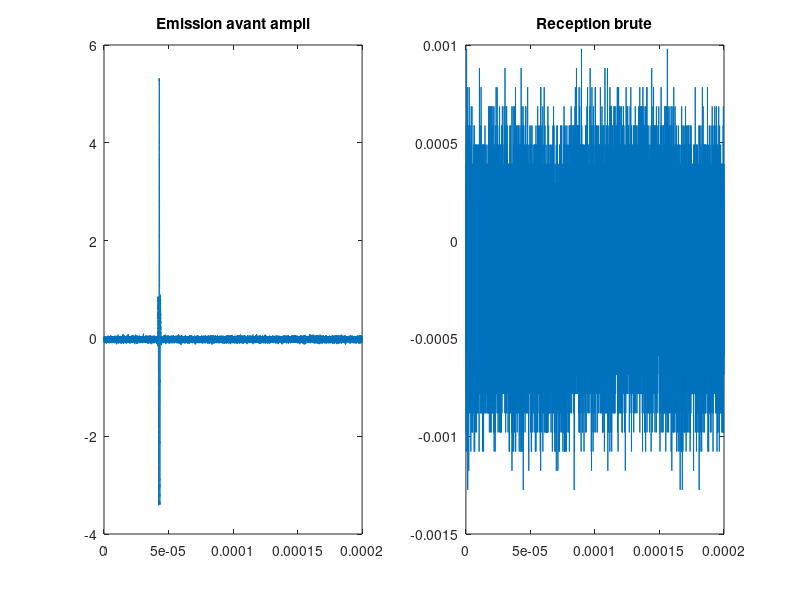
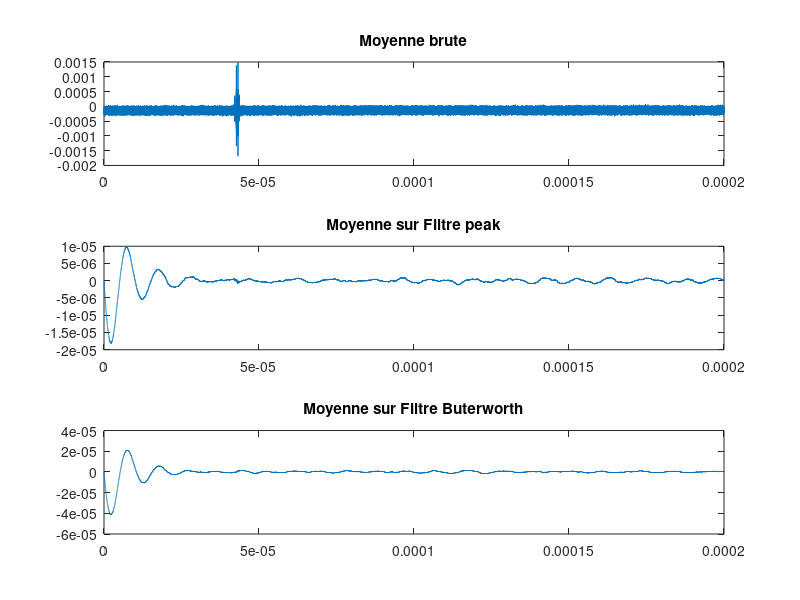

MATLAB code for these plots, in order: (Note: this script raises an error after producing the figures.)
%d = load("Exp3_reproduction_bis.mat");

%d = load("exp_5_gaussiennne_3_reflexion");
d = load("Exp6_gauss3_transmission007.mat");
ch1 = d.src1;% reception

fe = ch1.SampleFrequency;    
N = length(ch1.Data);
temps = (0:(N-1))/fe; % tem

ch1 = ch1.Data;
ch2 = d.src2.Data;% emission
Av1 = d.src3.Data;% moyenne brute
AvF1 = d.src4.Data; % Average sur filtre Peak 100 kHz pm 40kHz
AvF2 = d.src5.Data; % Average sur filtre Butterworth ordre 4 idem


figure;
subplot(1,2,1)
plot(temps,ch2);
title("Emission avant ampli")
subplot(1,2,2)
plot(temps,ch1); 
title("Reception brute")


figure;
subplot(3,1,1)
plot(temps,Av1); 
title("Moyenne brute")
subplot(3,1,2)
plot(temps,AvF1); 
title("Moyenne sur Filtre peak")
subplot(3,1,3)
plot(temps,AvF2); 
title("Moyenne sur Filtre Buterworth")
%%
figure;
sgtitle("En indices")
subplot(3,1,1)
plot(Av1); 
title("Moyenne brute")
subplot(3,1,2)
plot(AvF1); 
title("Moyenne sur Filtre peak")
subplot(3,1,3)
plot(AvF2); 
title("Moyenne sur Filtre Buterworth")

%% Zone de calcul des vitesses
e=5.8e-2;

freq = (-N/2:N/2-1)*(fe/N);
pulse1 = zeros(size(AvF2));
pulse1(205659:222651) = AvF2(205659:222651);
pulse2 = zeros(size(AvF2));
pulse2(222651:244379) = AvF2(222651:244379);

figure;
plot(temps,pulse1)
hold on;
plot(temps,pulse2)


[data_array] = map_pulses2data(freq,{pulse1,pulse2},e);

figure;
hold on;
for i=1:1
    freq = data_array{i}.freq;
    vg = data_array{i}.vg;
    plot(freq,vg)
end
xlim([0.9 1.1]*100e3)
